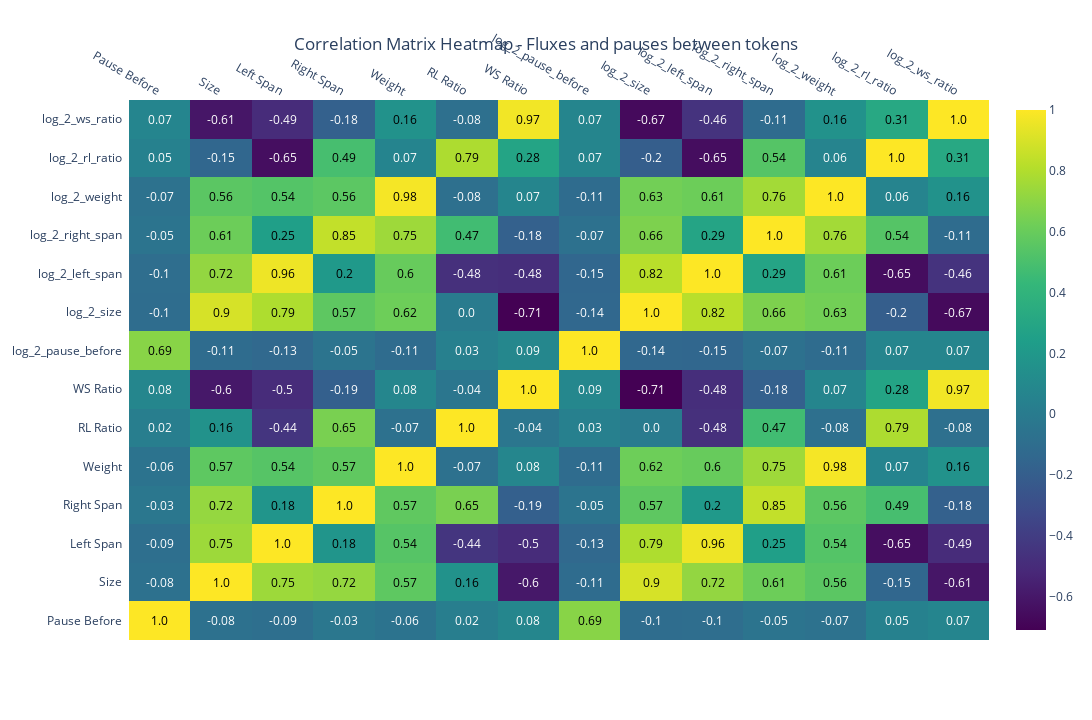

Notebook cell for this chart:
### Code cell
import plotly.figure_factory as ff
# Compute correlation matrix
corr_matrix = df.corr(method='pearson')

# Create a heatmap
fig = ff.create_annotated_heatmap(
    z=corr_matrix.values,
    x=list(corr_matrix.columns),
    y=list(corr_matrix.index),
    annotation_text=corr_matrix.round(2).values,
    colorscale='Viridis',
    showscale=True
)

# Update layout to make it more readable
fig.update_layout(
    title_text='Correlation Matrix Heatmap - Fluxes and pauses between tokens', 
    title_x=0.5,
    width=1280,  # Width for 16:9 slide
    height=720  # Height for 16:9 slide
)

# Show the heatmap
fig.show()

### Figure 1 — Plotly figure (JSON) as saved in the notebook; plotly's stock layout.template omitted (floating-point values rounded to 4 significant figures; data arrays with more than 128 entries replaced by an {"elided": "..."} marker saying what was removed)
{"data": [{"colorscale": [[0, "#440154"], [0.1111, "#482878"], [0.2222, "#3e4989"], [0.3333, "#31688e"], [0.4444, "#26828e"], [0.5556, "#1f9e89"], [0.6667, "#35b779"], [0.7778, "#6ece58"], [0.8889, "#b5de2b"], [1, "#fde725"]], "reversescale": false, "showscale": true, "type": "heatmap", "x": ["Pause Before", "Size", "Left Span", "Right Span", "Weight", "RL Ratio", "WS Ratio", "log_2_pause_before", "log_2_size", "log_2_left_span", "log_2_right_span", "log_2_weight", "log_2_rl_ratio", "log_2_ws_ratio"], "y": ["Pause Before", "Size", "Left Span", "Right Span", "Weight", "RL Ratio", "WS Ratio", "log_2_pause_before", "log_2_size", "log_2_left_span", "log_2_right_span", "log_2_weight", "log_2_rl_ratio", "log_2_ws_ratio"], "z": {"elided": "14x14 float values"}}], "layout": {"annotations": [{"font": {"color": "#000000"}, "showarrow": false, "text": "1.0", "x": "Pause Before", "xref": "x", "y": "Pause Before", "yref": "y"}, {"font": {"color": "#FFFFFF"}, "showarrow": false, "text": "-0.08", "x": "Size", "xref": "x", "y": "Pause Before", "yref": "y"}, {"font": {"color": "#FFFFFF"}, "showarrow": false, "text": "-0.09", "x": "Left Span", "xref": "x", "y": "Pause Before", "yref": "y"}, {"font": {"color": "#FFFFFF"}, "showarrow": false, "text": "-0.03", "x": "Right Span", "xref": "x", "y": "Pause Before", "yref": "y"}, {"font": {"color": "#FFFFFF"}, "showarrow": false, "text": "-0.06", "x": "Weight", "xref": "x", "y": "Pause Before", "yref": "y"}, {"font": {"color": "#FFFFFF"}, "showarrow": false, "text": "0.02", "x": "RL Ratio", "xref": "x", "y": "Pause Before", "yref": "y"}, {"font": {"color": "#FFFFFF"}, "showarrow": false, "text": "0.08", "x": "WS Ratio", "xref": "x", "y": "Pause Before", "yref": "y"}, {"font": {"color": "#000000"}, "showarrow": false, "text": "0.69", "x": "log_2_pause_before", "xref": "x", "y": "Pause Before", "yref": "y"}, {"font": {"color": "#FFFFFF"}, "showarrow": false, "text": "-0.1", "x": "log_2_size", "xref": "x", "y": "Pause Before", "yref": "y"}, {"font": {"color": "#FFFFFF"}, "showarrow": false, "text": "-0.1", "x": "log_2_left_span", "xref": "x", "y": "Pause Before", "yref": "y"}, {"font": {"color": "#FFFFFF"}, "showarrow": false, "text": "-0.05", "x": "log_2_right_span", "xref": "x", "y": "Pause Before", "yref": "y"}, {"font": {"color": "#FFFFFF"}, "showarrow": false, "text": "-0.07", "x": "log_2_weight", "xref": "x", "y": "Pause Before", "yref": "y"}, {"font": {"color": "#FFFFFF"}, "showarrow": false, "text": "0.05", "x": "log_2_rl_ratio", "xref": "x", "y": "Pause Before", "yref": "y"}, {"font": {"color": "#FFFFFF"}, "showarrow": false, "text": "0.07", "x": "log_2_ws_ratio", "xref": "x", "y": "Pause Before", "yref": "y"}, {"font": {"color": "#FFFFFF"}, "showarrow": false, "text": "-0.08", "x": "Pause Before", "xref": "x", "y": "Size", "yref": "y"}, {"font": {"color": "#000000"}, "showarrow": false, "text": "1.0", "x": "Size", "xref": "x", "y": "Size", "yref": "y"}, {"font": {"color": "#000000"}, "showarrow": false, "text": "0.75", "x": "Left Span", "xref": "x", "y": "Size", "yref": "y"}, {"font": {"color": "#000000"}, "showarrow": false, "text": "0.72", "x": "Right Span", "xref": "x", "y": "Size", "yref": "y"}, {"font": {"color": "#000000"}, "showarrow": false, "text": "0.57", "x": "Weight", "xref": "x", "y": "Size", "yref": "y"}, {"font": {"color": "#000000"}, "showarrow": false, "text": "0.16", "x": "RL Ratio", "xref": "x", "y": "Size", "yref": "y"}, {"font": {"color": "#FFFFFF"}, "showarrow": false, "text": "-0.6", "x": "WS Ratio", "xref": "x", "y": "Size", "yref": "y"}, {"font": {"color": "#FFFFFF"}, "showarrow": false, "text": "-0.11", "x": "log_2_pause_before", "xref": "x", "y": "Size", "yref": "y"}, {"font": {"color": "#000000"}, "showarrow": false, "text": "0.9", "x": "log_2_size", "xref": "x", "y": "Size", "yref": "y"}, {"font": {"color": "#000000"}, "showarrow": false, "text": "0.72", "x": "log_2_left_span", "xref": "x", "y": "Size", "yref": "y"}, {"font": {"color": "#000000"}, "showarrow": false, "text": "0.61", "x": "log_2_right_span", "xref": "x", "y": "Size", "yref": "y"}, {"font": {"color": "#000000"}, "showarrow": false, "text": "0.56", "x": "log_2_weight", "xref": "x", "y": "Size", "yref": "y"}, {"font": {"color": "#FFFFFF"}, "showarrow": false, "text": "-0.15", "x": "log_2_rl_ratio", "xref": "x", "y": "Size", "yref": "y"}, {"font": {"color": "#FFFFFF"}, "showarrow": false, "text": "-0.61", "x": "log_2_ws_ratio", "xref": "x", "y": "Size", "yref": "y"}, {"font": {"color": "#FFFFFF"}, "showarrow": false, "text": "-0.09", "x": "Pause Before", "xref": "x", "y": "Left Span", "yref": "y"}, {"font": {"color": "#000000"}, "showarrow": false, "text": "0.75", "x": "Size", "xref": "x", "y": "Left Span", "yref": "y"}, {"font": {"color": "#000000"}, "showarrow": false, "text": "1.0", "x": "Left Span", "xref": "x", "y": "Left Span", "yref": "y"}, {"font": {"color": "#000000"}, "showarrow": false, "text": "0.18", "x": "Right Span", "xref": "x", "y": "Left Span", "yref": "y"}, {"font": {"color": "#000000"}, "showarrow": false, "text": "0.54", "x": "Weight", "xref": "x", "y": "Left Span", "yref": "y"}, {"font": {"color": "#FFFFFF"}, "showarrow": false, "text": "-0.44", "x": "RL Ratio", "xref": "x", "y": "Left Span", "yref": "y"}, {"font": {"color": "#FFFFFF"}, "showarrow": false, "text": "-0.5", "x": "WS Ratio", "xref": "x", "y": "Left Span", "yref": "y"}, {"font": {"color": "#FFFFFF"}, "showarrow": false, "text": "-0.13", "x": "log_2_pause_before", "xref": "x", "y": "Left Span", "yref": "y"}, {"font": {"color": "#000000"}, "showarrow": false, "text": "0.79", "x": "log_2_size", "xref": "x", "y": "Left Span", "yref": "y"}, {"font": {"color": "#000000"}, "showarrow": false, "text": "0.96", "x": "log_2_left_span", "xref": "x", "y": "Left Span", "yref": "y"}, {"font": {"color": "#000000"}, "showarrow": false, "text": "0.25", "x": "log_2_right_span", "xref": "x", "y": "Left Span", "yref": "y"}, {"font": {"color": "#000000"}, "showarrow": false, "text": "0.54", "x": "log_2_weight", "xref": "x", "y": "Left Span", "yref": "y"}, {"font": {"color": "#FFFFFF"}, "showarrow": false, "text": "-0.65", "x": "log_2_rl_ratio", "xref": "x", "y": "Left Span", "yref": "y"}, {"font": {"color": "#FFFFFF"}, "showarrow": false, "text": "-0.49", "x": "log_2_ws_ratio", "xref": "x", "y": "Left Span", "yref": "y"}, {"font": {"color": "#FFFFFF"}, "showarrow": false, "text": "-0.03", "x": "Pause Before", "xref": "x", "y": "Right Span", "yref": "y"}, {"font": {"color": "#000000"}, "showarrow": false, "text": "0.72", "x": "Size", "xref": "x", "y": "Right Span", "yref": "y"}, {"font": {"color": "#000000"}, "showarrow": false, "text": "0.18", "x": "Left Span", "xref": "x", "y": "Right Span", "yref": "y"}, {"font": {"color": "#000000"}, "showarrow": false, "text": "1.0", "x": "Right Span", "xref": "x", "y": "Right Span", "yref": "y"}, {"font": {"color": "#000000"}, "showarrow": false, "text": "0.57", "x": "Weight", "xref": "x", "y": "Right Span", "yref": "y"}, {"font": {"color": "#000000"}, "showarrow": false, "text": "0.65", "x": "RL Ratio", "xref": "x", "y": "Right Span", "yref": "y"}, {"font": {"color": "#FFFFFF"}, "showarrow": false, "text": "-0.19", "x": "WS Ratio", "xref": "x", "y": "Right Span", "yref": "y"}, {"font": {"color": "#FFFFFF"}, "showarrow": false, "text": "-0.05", "x": "log_2_pause_before", "xref": "x", "y": "Right Span", "yref": "y"}, {"font": {"color": "#000000"}, "showarrow": false, "text": "0.57", "x": "log_2_size", "xref": "x", "y": "Right Span", "yref": "y"}, {"font": {"color": "#000000"}, "showarrow": false, "text": "0.2", "x": "log_2_left_span", "xref": "x", "y": "Right Span", "yref": "y"}, {"font": {"color": "#000000"}, "showarrow": false, "text": "0.85", "x": "log_2_right_span", "xref": "x", "y": "Right Span", "yref": "y"}, {"font": {"color": "#000000"}, "showarrow": false, "text": "0.56", "x": "log_2_weight", "xref": "x", "y": "Right Span", "yref": "y"}, {"font": {"color": "#000000"}, "showarrow": false, "text": "0.49", "x": "log_2_rl_ratio", "xref": "x", "y": "Right Span", "yref": "y"}, {"font": {"color": "#FFFFFF"}, "showarrow": false, "text": "-0.18", "x": "log_2_ws_ratio", "xref": "x", "y": "Right Span", "yref": "y"}, {"font": {"color": "#FFFFFF"}, "showarrow": false, "text": "-0.06", "x": "Pause Before", "xref": "x", "y": "Weight", "yref": "y"}, {"font": {"color": "#000000"}, "showarrow": false, "text": "0.57", "x": "Size", "xref": "x", "y": "Weight", "yref": "y"}, {"font": {"color": "#000000"}, "showarrow": false, "text": "0.54", "x": "Left Span", "xref": "x", "y": "Weight", "yref": "y"}, {"font": {"color": "#000000"}, "showarrow": false, "text": "0.57", "x": "Right Span", "xref": "x", "y": "Weight", "yref": "y"}, {"font": {"color": "#000000"}, "showarrow": false, "text": "1.0", "x": "Weight", "xref": "x", "y": "Weight", "yref": "y"}, {"font": {"color": "#FFFFFF"}, "showarrow": false, "text": "-0.07", "x": "RL Ratio", "xref": "x", "y": "Weight", "yref": "y"}, {"font": {"color": "#FFFFFF"}, "showarrow": false, "text": "0.08", "x": "WS Ratio", "xref": "x", "y": "Weight", "yref": "y"}, {"font": {"color": "#FFFFFF"}, "showarrow": false, "text": "-0.11", "x": "log_2_pause_before", "xref": "x", "y": "Weight", "yref": "y"}, {"font": {"color": "#000000"}, "showarrow": false, "text": "0.62", "x": "log_2_size", "xref": "x", "y": "Weight", "yref": "y"}, {"font": {"color": "#000000"}, "showarrow": false, "text": "0.6", "x": "log_2_left_span", "xref": "x", "y": "Weight", "yref": "y"}, {"font": {"color": "#000000"}, "showarrow": false, "text": "0.75", "x": "log_2_right_span", "xref": "x", "y": "Weight", "yref": "y"}, {"font": {"color": "#000000"}, "showarrow": false, "text": "0.98", "x": "log_2_weight", "xref": "x", "y": "Weight", "yref": "y"}, {"font": {"color": "#FFFFFF"}, "showarrow": false, "text": "0.07", "x": "log_2_rl_ratio", "xref": "x", "y": "Weight", "yref": "y"}, {"font": {"color": "#000000"}, "showarrow": false, "text": "0.16", "x": "log_2_ws_ratio", "xref": "x", "y": "Weight", "yref": "y"}, {"font": {"color": "#FFFFFF"}, "showarrow": false, "text": "0.02", "x": "Pause Before", "xref": "x", "y": "RL Ratio", "yref": "y"}, {"font": {"color": "#000000"}, "showarrow": false, "text": "0.16", "x": "Size", "xref": "x", "y": "RL Ratio", "yref": "y"}, {"font": {"color": "#FFFFFF"}, "showarrow": false, "text": "-0.44", "x": "Left Span", "xref": "x", "y": "RL Ratio", "yref": "y"}, {"font": {"color": "#000000"}, "showarrow": false, "text": "0.65", "x": "Right Span", "xref": "x", "y": "RL Ratio", "yref": "y"}, {"font": {"color": "#FFFFFF"}, "showarrow": false, "text": "-0.07", "x": "Weight", "xref": "x", "y": "RL Ratio", "yref": "y"}, {"font": {"color": "#000000"}, "showarrow": false, "text": "1.0", "x": "RL Ratio", "xref": "x", "y": "RL Ratio", "yref": "y"}, {"font": {"color": "#FFFFFF"}, "showarrow": false, "text": "-0.04", "x": "WS Ratio", "xref": "x", "y": "RL Ratio", "yref": "y"}, {"font": {"color": "#FFFFFF"}, "showarrow": false, "text": "0.03", "x": "log_2_pause_before", "xref": "x", "y": "RL Ratio", "yref": "y"}, {"font": {"color": "#FFFFFF"}, "showarrow": false, "text": "0.0", "x": "log_2_size", "xref": "x", "y": "RL Ratio", "yref": "y"}, {"font": {"color": "#FFFFFF"}, "showarrow": false, "text": "-0.48", "x": "log_2_left_span", "xref": "x", "y": "RL Ratio", "yref": "y"}, {"font": {"color": "#000000"}, "showarrow": false, "text": "0.47", "x": "log_2_right_span", "xref": "x", "y": "RL Ratio", "yref": "y"}, {"font": {"color": "#FFFFFF"}, "showarrow": false, "text": "-0.08", "x": "log_2_weight", "xref": "x", "y": "RL Ratio", "yref": "y"}, {"font": {"color": "#000000"}, "showarrow": false, "text": "0.79", "x": "log_2_rl_ratio", "xref": "x", "y": "RL Ratio", "yref": "y"}, {"font": {"color": "#FFFFFF"}, "showarrow": false, "text": "-0.08", "x": "log_2_ws_ratio", "xref": "x", "y": "RL Ratio", "yref": "y"}, {"font": {"color": "#FFFFFF"}, "showarrow": false, "text": "0.08", "x": "Pause Before", "xref": "x", "y": "WS Ratio", "yref": "y"}, {"font": {"color": "#FFFFFF"}, "showarrow": false, "text": "-0.6", "x": "Size", "xref": "x", "y": "WS Ratio", "yref": "y"}, {"font": {"color": "#FFFFFF"}, "showarrow": false, "text": "-0.5", "x": "Left Span", "xref": "x", "y": "WS Ratio", "yref": "y"}, {"font": {"color": "#FFFFFF"}, "showarrow": false, "text": "-0.19", "x": "Right Span", "xref": "x", "y": "WS Ratio", "yref": "y"}, {"font": {"color": "#FFFFFF"}, "showarrow": false, "text": "0.08", "x": "Weight", "xref": "x", "y": "WS Ratio", "yref": "y"}, {"font": {"color": "#FFFFFF"}, "showarrow": false, "text": "-0.04", "x": "RL Ratio", "xref": "x", "y": "WS Ratio", "yref": "y"}, {"font": {"color": "#000000"}, "showarrow": false, "text": "1.0", "x": "WS Ratio", "xref": "x", "y": "WS Ratio", "yref": "y"}, {"font": {"color": "#FFFFFF"}, "showarrow": false, "text": "0.09", "x": "log_2_pause_before", "xref": "x", "y": "WS Ratio", "yref": "y"}, {"font": {"color": "#FFFFFF"}, "showarrow": false, "text": "-0.71", "x": "log_2_size", "xref": "x", "y": "WS Ratio", "yref": "y"}, {"font": {"color": "#FFFFFF"}, "showarrow": false, "text": "-0.48", "x": "log_2_left_span", "xref": "x", "y": "WS Ratio", "yref": "y"}, {"font": {"color": "#FFFFFF"}, "showarrow": false, "text": "-0.18", "x": "log_2_right_span", "xref": "x", "y": "WS Ratio", "yref": "y"}, {"font": {"color": "#FFFFFF"}, "showarrow": false, "text": "0.07", "x": "log_2_weight", "xref": "x", "y": "WS Ratio", "yref": "y"}, {"font": {"color": "#000000"}, "showarrow": false, "text": "0.28", "x": "log_2_rl_ratio", "xref": "x", "y": "WS Ratio", "yref": "y"}, {"font": {"color": "#000000"}, "showarrow": false, "text": "0.97", "x": "log_2_ws_ratio", "xref": "x", "y": "WS Ratio", "yref": "y"}, {"font": {"color": "#000000"}, "showarrow": false, "text": "0.69", "x": "Pause Before", "xref": "x", "y": "log_2_pause_before", "yref": "y"}, {"font": {"color": "#FFFFFF"}, "showarrow": false, "text": "-0.11", "x": "Size", "xref": "x", "y": "log_2_pause_before", "yref": "y"}, {"font": {"color": "#FFFFFF"}, "showarrow": false, "text": "-0.13", "x": "Left Span", "xref": "x", "y": "log_2_pause_before", "yref": "y"}, {"font": {"color": "#FFFFFF"}, "showarrow": false, "text": "-0.05", "x": "Right Span", "xref": "x", "y": "log_2_pause_before", "yref": "y"}, {"font": {"color": "#FFFFFF"}, "showarrow": false, "text": "-0.11", "x": "Weight", "xref": "x", "y": "log_2_pause_before", "yref": "y"}, {"font": {"color": "#FFFFFF"}, "showarrow": false, "text": "0.03", "x": "RL Ratio", "xref": "x", "y": "log_2_pause_before", "yref": "y"}, {"font": {"color": "#FFFFFF"}, "showarrow": false, "text": "0.09", "x": "WS Ratio", "xref": "x", "y": "log_2_pause_before", "yref": "y"}, {"font": {"color": "#000000"}, "showarrow": false, "text": "1.0", "x": "log_2_pause_before", "xref": "x", "y": "log_2_pause_before", "yref": "y"}, {"font": {"color": "#FFFFFF"}, "showarrow": false, "text": "-0.14", "x": "log_2_size", "xref": "x", "y": "log_2_pause_before", "yref": "y"}, {"font": {"color": "#FFFFFF"}, "showarrow": false, "text": "-0.15", "x": "log_2_left_span", "xref": "x", "y": "log_2_pause_before", "yref": "y"}, {"font": {"color": "#FFFFFF"}, "showarrow": false, "text": "-0.07", "x": "log_2_right_span", "xref": "x", "y": "log_2_pause_before", "yref": "y"}, {"font": {"color": "#FFFFFF"}, "showarrow": false, "text": "-0.11", "x": "log_2_weight", "xref": "x", "y": "log_2_pause_before", "yref": "y"}, {"font": {"color": "#FFFFFF"}, "showarrow": false, "text": "0.07", "x": "log_2_rl_ratio", "xref": "x", "y": "log_2_pause_before", "yref": "y"}, {"font": {"color": "#FFFFFF"}, "showarrow": false, "text": "0.07", "x": "log_2_ws_ratio", "xref": "x", "y": "log_2_pause_before", "yref": "y"}, {"font": {"color": "#FFFFFF"}, "showarrow": false, "text": "-0.1", "x": "Pause Before", "xref": "x", "y": "log_2_size", "yref": "y"}, {"font": {"color": "#000000"}, "showarrow": false, "text": "0.9", "x": "Size", "xref": "x", "y": "log_2_size", "yref": "y"}, {"font": {"color": "#000000"}, "showarrow": false, "text": "0.79", "x": "Left Span", "xref": "x", "y": "log_2_size", "yref": "y"}, {"font": {"color": "#000000"}, "showarrow": false, "text": "0.57", "x": "Right Span", "xref": "x", "y": "log_2_size", "yref": "y"}, {"font": {"color": "#000000"}, "showarrow": false, "text": "0.62", "x": "Weight", "xref": "x", "y": "log_2_size", "yref": "y"}, {"font": {"color": "#FFFFFF"}, "showarrow": false, "text": "0.0", "x": "RL Ratio", "xref": "x", "y": "log_2_size", "yref": "y"}, {"font": {"color": "#FFFFFF"}, "showarrow": false, "text": "-0.71", "x": "WS Ratio", "xref": "x", "y": "log_2_size", "yref": "y"}, {"font": {"color": "#FFFFFF"}, "showarrow": false, "text": "-0.14", "x": "log_2_pause_before", "xref": "x", "y": "log_2_size", "yref": "y"}, {"font": {"color": "#000000"}, "showarrow": false, "text": "1.0", "x": "log_2_size", "xref": "x", "y": "log_2_size", "yref": "y"}, {"font": {"color": "#000000"}, "showarrow": false, "text": "0.82", "x": "log_2_left_span", "xref": "x", "y": "log_2_size", "yref": "y"}, {"font": {"color": "#000000"}, "showarrow": false, "text": "0.66", "x": "log_2_right_span", "xref": "x", "y": "log_2_size", "yref": "y"}, {"font": {"color": "#000000"}, "showarrow": false, "text": "0.63", "x": "log_2_weight", "xref": "x", "y": "log_2_size", "yref": "y"}, {"font": {"color": "#FFFFFF"}, "showarrow": false, "text": "-0.2", "x": "log_2_rl_ratio", "xref": "x", "y": "log_2_size", "yref": "y"}, {"font": {"color": "#FFFFFF"}, "showarrow": false, "text": "-0.67", "x": "log_2_ws_ratio", "xref": "x", "y": "log_2_size", "yref": "y"}, {"font": {"color": "#FFFFFF"}, "showarrow": false, "text": "-0.1", "x": "Pause Before", "xref": "x", "y": "log_2_left_span", "yref": "y"}, {"font": {"color": "#000000"}, "showarrow": false, "text": "0.72", "x": "Size", "xref": "x", "y": "log_2_left_span", "yref": "y"}, {"font": {"color": "#000000"}, "showarrow": false, "text": "0.96", "x": "Left Span", "xref": "x", "y": "log_2_left_span", "yref": "y"}, {"font": {"color": "#000000"}, "showarrow": false, "text": "0.2", "x": "Right Span", "xref": "x", "y": "log_2_left_span", "yref": "y"}, {"font": {"color": "#000000"}, "showarrow": false, "text": "0.6", "x": "Weight", "xref": "x", "y": "log_2_left_span", "yref": "y"}, {"font": {"color": "#FFFFFF"}, "showarrow": false, "text": "-0.48", "x": "RL Ratio", "xref": "x", "y": "log_2_left_span", "yref": "y"}, {"font": {"color": "#FFFFFF"}, "showarrow": false, "text": "-0.48", "x": "WS Ratio", "xref": "x", "y": "log_2_left_span", "yref": "y"}, {"font": {"color": "#FFFFFF"}, "showarrow": false, "text": "-0.15", "x": "log_2_pause_before", "xref": "x", "y": "log_2_left_span", "yref": "y"}, {"font": {"color": "#000000"}, "showarrow": false, "text": "0.82", "x": "log_2_size", "xref": "x", "y": "log_2_left_span", "yref": "y"}, {"font": {"color": "#000000"}, "showarrow": false, "text": "1.0", "x": "log_2_left_span", "xref": "x", "y": "log_2_left_span", "yref": "y"}, {"font": {"color": "#000000"}, "showarrow": false, "text": "0.29", "x": "log_2_right_span", "xref": "x", "y": "log_2_left_span", "yref": "y"}, {"font": {"color": "#000000"}, "showarrow": false, "text": "0.61", "x": "log_2_weight", "xref": "x", "y": "log_2_left_span", "yref": "y"}, {"font": {"color": "#FFFFFF"}, "showarrow": false, "text": "-0.65", "x": "log_2_rl_ratio", "xref": "x", "y": "log_2_left_span", "yref": "y"}, {"font": {"color": "#FFFFFF"}, "showarrow": false, "text": "-0.46", "x": "log_2_ws_ratio", "xref": "x", "y": "log_2_left_span", "yref": "y"}, {"font": {"color": "#FFFFFF"}, "showarrow": false, "text": "-0.05", "x": "Pause Before", "xref": "x", "y": "log_2_right_span", "yref": "y"}, {"font": {"color": "#000000"}, "showarrow": false, "text": "0.61", "x": "Size", "xref": "x", "y": "log_2_right_span", "yref": "y"}, {"font": {"color": "#000000"}, "showarrow": false, "text": "0.25", "x": "Left Span", "xref": "x", "y": "log_2_right_span", "yref": "y"}, {"font": {"color": "#000000"}, "showarrow": false, "text": "0.85", "x": "Right Span", "xref": "x", "y": "log_2_right_span", "yref": "y"}, {"font": {"color": "#000000"}, "showarrow": false, "text": "0.75", "x": "Weight", "xref": "x", "y": "log_2_right_span", "yref": "y"}, {"font": {"color": "#000000"}, "showarrow": false, "text": "0.47", "x": "RL Ratio", "xref": "x", "y": "log_2_right_span", "yref": "y"}, {"font": {"color": "#FFFFFF"}, "showarrow": false, "text": "-0.18", "x": "WS Ratio", "xref": "x", "y": "log_2_right_span", "yref": "y"}, {"font": {"color": "#FFFFFF"}, "showarrow": false, "text": "-0.07", "x": "log_2_pause_before", "xref": "x", "y": "log_2_right_span", "yref": "y"}, {"font": {"color": "#000000"}, "showarrow": false, "text": "0.66", "x": "log_2_size", "xref": "x", "y": "log_2_right_span", "yref": "y"}, {"font": {"color": "#000000"}, "showarrow": false, "text": "0.29", "x": "log_2_left_span", "xref": "x", "y": "log_2_right_span", "yref": "y"}, {"font": {"color": "#000000"}, "showarrow": false, "text": "1.0", "x": "log_2_right_span", "xref": "x", "y": "log_2_right_span", "yref": "y"}, {"font": {"color": "#000000"}, "showarrow": false, "text": "0.76", "x": "log_2_weight", "xref": "x", "y": "log_2_right_span", "yref": "y"}, {"font": {"color": "#000000"}, "showarrow": false, "text": "0.54", "x": "log_2_rl_ratio", "xref": "x", "y": "log_2_right_span", "yref": "y"}, {"font": {"color": "#FFFFFF"}, "showarrow": false, "text": "-0.11", "x": "log_2_ws_ratio", "xref": "x", "y": "log_2_right_span", "yref": "y"}, {"font": {"color": "#FFFFFF"}, "showarrow": false, "text": "-0.07", "x": "Pause Before", "xref": "x", "y": "log_2_weight", "yref": "y"}, {"font": {"color": "#000000"}, "showarrow": false, "text": "0.56", "x": "Size", "xref": "x", "y": "log_2_weight", "yref": "y"}, {"font": {"color": "#000000"}, "showarrow": false, "text": "0.54", "x": "Left Span", "xref": "x", "y": "log_2_weight", "yref": "y"}, {"font": {"color": "#000000"}, "showarrow": false, "text": "0.56", "x": "Right Span", "xref": "x", "y": "log_2_weight", "yref": "y"}, {"font": {"color": "#000000"}, "showarrow": false, "text": "0.98", "x": "Weight", "xref": "x", "y": "log_2_weight", "yref": "y"}, {"font": {"color": "#FFFFFF"}, "showarrow": false, "text": "-0.08", "x": "RL Ratio", "xref": "x", "y": "log_2_weight", "yref": "y"}, {"font": {"color": "#FFFFFF"}, "showarrow": false, "text": "0.07", "x": "WS Ratio", "xref": "x", "y": "log_2_weight", "yref": "y"}, {"font": {"color": "#FFFFFF"}, "showarrow": false, "text": "-0.11", "x": "log_2_pause_before", "xref": "x", "y": "log_2_weight", "yref": "y"}, {"font": {"color": "#000000"}, "showarrow": false, "text": "0.63", "x": "log_2_size", "xref": "x", "y": "log_2_weight", "yref": "y"}, {"font": {"color": "#000000"}, "showarrow": false, "text": "0.61", "x": "log_2_left_span", "xref": "x", "y": "log_2_weight", "yref": "y"}, {"font": {"color": "#000000"}, "showarrow": false, "text": "0.76", "x": "log_2_right_span", "xref": "x", "y": "log_2_weight", "yref": "y"}, {"font": {"color": "#000000"}, "showarrow": false, "text": "1.0", "x": "log_2_weight", "xref": "x", "y": "log_2_weight", "yref": "y"}, {"font": {"color": "#FFFFFF"}, "showarrow": false, "text": "0.06", "x": "log_2_rl_ratio", "xref": "x", "y": "log_2_weight", "yref": "y"}, {"font": {"color": "#000000"}, "showarrow": false, "text": "0.16", "x": "log_2_ws_ratio", "xref": "x", "y": "log_2_weight", "yref": "y"}, {"font": {"color": "#FFFFFF"}, "showarrow": false, "text": "0.05", "x": "Pause Before", "xref": "x", "y": "log_2_rl_ratio", "yref": "y"}, {"font": {"color": "#FFFFFF"}, "showarrow": false, "text": "-0.15", "x": "Size", "xref": "x", "y": "log_2_rl_ratio", "yref": "y"}, {"font": {"color": "#FFFFFF"}, "showarrow": false, "text": "-0.65", "x": "Left Span", "xref": "x", "y": "log_2_rl_ratio", "yref": "y"}, {"font": {"color": "#000000"}, "showarrow": false, "text": "0.49", "x": "Right Span", "xref": "x", "y": "log_2_rl_ratio", "yref": "y"}, {"font": {"color": "#FFFFFF"}, "showarrow": false, "text": "0.07", "x": "Weight", "xref": "x", "y": "log_2_rl_ratio", "yref": "y"}, {"font": {"color": "#000000"}, "showarrow": false, "text": "0.79", "x": "RL Ratio", "xref": "x", "y": "log_2_rl_ratio", "yref": "y"}, {"font": {"color": "#000000"}, "showarrow": false, "text": "0.28", "x": "WS Ratio", "xref": "x", "y": "log_2_rl_ratio", "yref": "y"}, {"font": {"color": "#FFFFFF"}, "showarrow": false, "text": "0.07", "x": "log_2_pause_before", "xref": "x", "y": "log_2_rl_ratio", "yref": "y"}, {"font": {"color": "#FFFFFF"}, "showarrow": false, "text": "-0.2", "x": "log_2_size", "xref": "x", "y": "log_2_rl_ratio", "yref": "y"}, {"font": {"color": "#FFFFFF"}, "showarrow": false, "text": "-0.65", "x": "log_2_left_span", "xref": "x", "y": "log_2_rl_ratio", "yref": "y"}, {"font": {"color": "#000000"}, "showarrow": false, "text": "0.54", "x": "log_2_right_span", "xref": "x", "y": "log_2_rl_ratio", "yref": "y"}, {"font": {"color": "#FFFFFF"}, "showarrow": false, "text": "0.06", "x": "log_2_weight", "xref": "x", "y": "log_2_rl_ratio", "yref": "y"}, {"font": {"color": "#000000"}, "showarrow": false, "text": "1.0", "x": "log_2_rl_ratio", "xref": "x", "y": "log_2_rl_ratio", "yref": "y"}, {"font": {"color": "#000000"}, "showarrow": false, "text": "0.31", "x": "log_2_ws_ratio", "xref": "x", "y": "log_2_rl_ratio", "yref": "y"}, {"font": {"color": "#FFFFFF"}, "showarrow": false, "text": "0.07", "x": "Pause Before", "xref": "x", "y": "log_2_ws_ratio", "yref": "y"}, {"font": {"color": "#FFFFFF"}, "showarrow": false, "text": "-0.61", "x": "Size", "xref": "x", "y": "log_2_ws_ratio", "yref": "y"}, {"font": {"color": "#FFFFFF"}, "showarrow": false, "text": "-0.49", "x": "Left Span", "xref": "x", "y": "log_2_ws_ratio", "yref": "y"}, {"font": {"color": "#FFFFFF"}, "showarrow": false, "text": "-0.18", "x": "Right Span", "xref": "x", "y": "log_2_ws_ratio", "yref": "y"}, {"font": {"color": "#000000"}, "showarrow": false, "text": "0.16", "x": "Weight", "xref": "x", "y": "log_2_ws_ratio", "yref": "y"}, {"font": {"color": "#FFFFFF"}, "showarrow": false, "text": "-0.08", "x": "RL Ratio", "xref": "x", "y": "log_2_ws_ratio", "yref": "y"}, {"font": {"color": "#000000"}, "showarrow": false, "text": "0.97", "x": "WS Ratio", "xref": "x", "y": "log_2_ws_ratio", "yref": "y"}, {"font": {"color": "#FFFFFF"}, "showarrow": false, "text": "0.07", "x": "log_2_pause_before", "xref": "x", "y": "log_2_ws_ratio", "yref": "y"}, {"font": {"color": "#FFFFFF"}, "showarrow": false, "text": "-0.67", "x": "log_2_size", "xref": "x", "y": "log_2_ws_ratio", "yref": "y"}, {"font": {"color": "#FFFFFF"}, "showarrow": false, "text": "-0.46", "x": "log_2_left_span", "xref": "x", "y": "log_2_ws_ratio", "yref": "y"}, {"font": {"color": "#FFFFFF"}, "showarrow": false, "text": "-0.11", "x": "log_2_right_span", "xref": "x", "y": "log_2_ws_ratio", "yref": "y"}, {"font": {"color": "#000000"}, "showarrow": false, "text": "0.16", "x": "log_2_weight", "xref": "x", "y": "log_2_ws_ratio", "yref": "y"}, {"font": {"color": "#000000"}, "showarrow": false, "text": "0.31", "x": "log_2_rl_ratio", "xref": "x", "y": "log_2_ws_ratio", "yref": "y"}, {"font": {"color": "#000000"}, "showarrow": false, "text": "1.0", "x": "log_2_ws_ratio", "xref": "x", "y": "log_2_ws_ratio", "yref": "y"}], "height": 720, "title": {"text": "Correlation Matrix Heatmap - Fluxes and pauses between tokens", "x": 0.5}, "width": 1280, "xaxis": {"dtick": 1, "gridcolor": "rgb(0, 0, 0)", "side": "top", "ticks": ""}, "yaxis": {"dtick": 1, "ticks": "", "ticksuffix": "  "}}}
